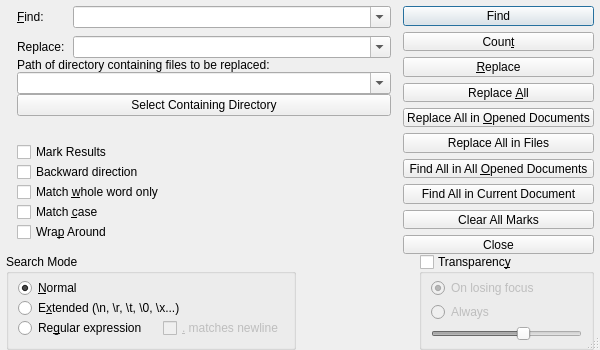
<?xml version="1.0" encoding="UTF-8"?>
<ui version="4.0">
 <class>FindReplaceDialog</class>
 <widget class="QDialog" name="FindReplaceDialog">
  <property name="geometry">
   <rect>
    <x>0</x>
    <y>0</y>
    <width>600</width>
    <height>350</height>
   </rect>
  </property>
  <property name="minimumSize">
   <size>
    <width>600</width>
    <height>350</height>
   </size>
  </property>
  <property name="windowTitle">
   <string>Find</string>
  </property>
  <property name="sizeGripEnabled">
   <bool>true</bool>
  </property>
  <layout class="QVBoxLayout" name="verticalLayout_3">
   <property name="spacing">
    <number>6</number>
   </property>
   <property name="sizeConstraint">
    <enum>QLayout::SetNoConstraint</enum>
   </property>
   <property name="leftMargin">
    <number>0</number>
   </property>
   <property name="topMargin">
    <number>0</number>
   </property>
   <property name="rightMargin">
    <number>0</number>
   </property>
   <property name="bottomMargin">
    <number>0</number>
   </property>
   <item>
    <layout class="QGridLayout" name="gridLayout_2">
     <property name="leftMargin">
      <number>6</number>
     </property>
     <property name="rightMargin">
      <number>6</number>
     </property>
     <property name="spacing">
      <number>0</number>
     </property>
     <item row="3" column="0">
      <layout class="QHBoxLayout" name="horizontalLayout_3">
       <item>
        <widget class="QGroupBox" name="searchMode">
         <property name="sizePolicy">
          <sizepolicy hsizetype="MinimumExpanding" vsizetype="Preferred">
           <horstretch>0</horstretch>
           <verstretch>0</verstretch>
          </sizepolicy>
         </property>
         <property name="minimumSize">
          <size>
           <width>0</width>
           <height>0</height>
          </size>
         </property>
         <property name="title">
          <string>Search Mode</string>
         </property>
         <layout class="QVBoxLayout" name="verticalLayout">
          <property name="spacing">
           <number>0</number>
          </property>
          <property name="topMargin">
           <number>4</number>
          </property>
          <item>
           <widget class="QRadioButton" name="radioNormalSearch">
            <property name="enabled">
             <bool>true</bool>
            </property>
            <property name="sizePolicy">
             <sizepolicy hsizetype="MinimumExpanding" vsizetype="Fixed">
              <horstretch>0</horstretch>
              <verstretch>0</verstretch>
             </sizepolicy>
            </property>
            <property name="text">
             <string>&amp;Normal</string>
            </property>
            <property name="checked">
             <bool>true</bool>
            </property>
           </widget>
          </item>
          <item>
           <widget class="QRadioButton" name="radioExtendedSearch">
            <property name="sizePolicy">
             <sizepolicy hsizetype="MinimumExpanding" vsizetype="Fixed">
              <horstretch>0</horstretch>
              <verstretch>0</verstretch>
             </sizepolicy>
            </property>
            <property name="text">
             <string>E&amp;xtended (\n, \r, \t, \0, \x...)</string>
            </property>
           </widget>
          </item>
          <item>
           <layout class="QHBoxLayout" name="horizontalLayout_4">
            <property name="spacing">
             <number>16</number>
            </property>
            <item>
             <widget class="QRadioButton" name="radioRegexSearch">
              <property name="sizePolicy">
               <sizepolicy hsizetype="Minimum" vsizetype="Fixed">
                <horstretch>0</horstretch>
                <verstretch>0</verstretch>
               </sizepolicy>
              </property>
              <property name="text">
               <string>Re&amp;gular expression</string>
              </property>
             </widget>
            </item>
            <item>
             <widget class="QCheckBox" name="checkBoxRegexMatchesNewline">
              <property name="enabled">
               <bool>false</bool>
              </property>
              <property name="sizePolicy">
               <sizepolicy hsizetype="MinimumExpanding" vsizetype="Fixed">
                <horstretch>0</horstretch>
                <verstretch>0</verstretch>
               </sizepolicy>
              </property>
              <property name="text">
               <string>&amp;. matches newline</string>
              </property>
             </widget>
            </item>
           </layout>
          </item>
         </layout>
        </widget>
       </item>
       <item>
        <spacer name="horizontalSpacer">
         <property name="orientation">
          <enum>Qt::Horizontal</enum>
         </property>
         <property name="sizeHint" stdset="0">
          <size>
           <width>40</width>
           <height>20</height>
          </size>
         </property>
        </spacer>
       </item>
      </layout>
     </item>
     <item row="3" column="1" alignment="Qt::AlignRight">
      <widget class="QGroupBox" name="transparency">
       <property name="sizePolicy">
        <sizepolicy hsizetype="Maximum" vsizetype="Preferred">
         <horstretch>0</horstretch>
         <verstretch>0</verstretch>
        </sizepolicy>
       </property>
       <property name="minimumSize">
        <size>
         <width>175</width>
         <height>0</height>
        </size>
       </property>
       <property name="title">
        <string>Transparenc&amp;y</string>
       </property>
       <property name="checkable">
        <bool>true</bool>
       </property>
       <property name="checked">
        <bool>false</bool>
       </property>
       <layout class="QVBoxLayout" name="verticalLayout_2">
        <property name="spacing">
         <number>4</number>
        </property>
        <property name="topMargin">
         <number>4</number>
        </property>
        <property name="bottomMargin">
         <number>4</number>
        </property>
        <item>
         <widget class="QRadioButton" name="radioOnLosingFocus">
          <property name="text">
           <string>On losing focus</string>
          </property>
          <property name="checked">
           <bool>true</bool>
          </property>
         </widget>
        </item>
        <item>
         <widget class="QRadioButton" name="radioAlways">
          <property name="text">
           <string>Always</string>
          </property>
         </widget>
        </item>
        <item>
         <widget class="QSlider" name="horizontalSlider">
          <property name="minimum">
           <number>20</number>
          </property>
          <property name="maximum">
           <number>100</number>
          </property>
          <property name="sliderPosition">
           <number>70</number>
          </property>
          <property name="orientation">
           <enum>Qt::Horizontal</enum>
          </property>
         </widget>
        </item>
       </layout>
      </widget>
     </item>
     <item row="2" column="1">
      <layout class="QVBoxLayout" name="verticalLayout_4">
       <property name="spacing">
        <number>6</number>
       </property>
       <property name="leftMargin">
        <number>12</number>
       </property>
       <property name="topMargin">
        <number>6</number>
       </property>
       <item>
        <widget class="QPushButton" name="buttonFind">
         <property name="text">
          <string>Find</string>
         </property>
         <property name="autoDefault">
          <bool>false</bool>
         </property>
         <property name="default">
          <bool>true</bool>
         </property>
        </widget>
       </item>
       <item>
        <widget class="QPushButton" name="buttonCount">
         <property name="text">
          <string>Coun&amp;t</string>
         </property>
         <property name="autoDefault">
          <bool>false</bool>
         </property>
        </widget>
       </item>
       <item>
        <widget class="QPushButton" name="buttonReplace">
         <property name="text">
          <string>&amp;Replace</string>
         </property>
        </widget>
       </item>
       <item>
        <widget class="QPushButton" name="buttonReplaceAll">
         <property name="text">
          <string>Replace &amp;All</string>
         </property>
        </widget>
       </item>
       <item>
        <widget class="QPushButton" name="buttonReplaceAllInDocuments">
         <property name="text">
          <string>Replace All in &amp;Opened Documents</string>
         </property>
        </widget>
       </item>
       <item>
        <widget class="QPushButton" name="buttonReplaceAllInFiles">
         <property name="text">
          <string>Replace All in Files</string>
         </property>
        </widget>
       </item>
       <item>
        <widget class="QPushButton" name="buttonFindAllInDocuments">
         <property name="text">
          <string>Find All in All &amp;Opened Documents</string>
         </property>
         <property name="autoDefault">
          <bool>false</bool>
         </property>
        </widget>
       </item>
       <item>
        <widget class="QPushButton" name="buttonFindAllInCurrent">
         <property name="text">
          <string>Find All in Current Document</string>
         </property>
         <property name="autoDefault">
          <bool>false</bool>
         </property>
        </widget>
       </item>
       <item>
        <widget class="QPushButton" name="buttonClearBookmarks">
         <property name="text">
          <string>Clear All Marks</string>
         </property>
        </widget>
       </item>
       <item>
        <widget class="QPushButton" name="buttonClose">
         <property name="text">
          <string>Close</string>
         </property>
         <property name="autoDefault">
          <bool>false</bool>
         </property>
        </widget>
       </item>
       <item>
        <spacer name="verticalSpacer_2">
         <property name="orientation">
          <enum>Qt::Vertical</enum>
         </property>
         <property name="sizeHint" stdset="0">
          <size>
           <width>20</width>
           <height>40</height>
          </size>
         </property>
        </spacer>
       </item>
      </layout>
     </item>
     <item row="2" column="0">
      <layout class="QVBoxLayout" name="verticalLayout_5" stretch="0,0,0,0,0,0">
       <property name="leftMargin">
        <number>11</number>
       </property>
       <property name="topMargin">
        <number>6</number>
       </property>
       <property name="bottomMargin">
        <number>12</number>
       </property>
       <item>
        <layout class="QFormLayout" name="formLayout">
         <property name="sizeConstraint">
          <enum>QLayout::SetNoConstraint</enum>
         </property>
         <property name="fieldGrowthPolicy">
          <enum>QFormLayout::AllNonFixedFieldsGrow</enum>
         </property>
         <property name="labelAlignment">
          <set>Qt::AlignLeading|Qt::AlignLeft|Qt::AlignVCenter</set>
         </property>
         <property name="formAlignment">
          <set>Qt::AlignJustify|Qt::AlignTop</set>
         </property>
         <property name="horizontalSpacing">
          <number>8</number>
         </property>
         <property name="verticalSpacing">
          <number>8</number>
         </property>
         <item row="0" column="0">
          <widget class="QLabel" name="label">
           <property name="text">
            <string>&amp;Find:</string>
           </property>
           <property name="buddy">
            <cstring>comboFind</cstring>
           </property>
          </widget>
         </item>
         <item row="0" column="1">
          <widget class="QComboBox" name="comboFind">
           <property name="sizePolicy">
            <sizepolicy hsizetype="MinimumExpanding" vsizetype="Fixed">
             <horstretch>0</horstretch>
             <verstretch>0</verstretch>
            </sizepolicy>
           </property>
           <property name="editable">
            <bool>true</bool>
           </property>
           <property name="maxCount">
            <number>10</number>
           </property>
           <property name="insertPolicy">
            <enum>QComboBox::NoInsert</enum>
           </property>
          </widget>
         </item>
         <item row="1" column="0">
          <widget class="QLabel" name="labelReplaceWith">
           <property name="enabled">
            <bool>true</bool>
           </property>
           <property name="text">
            <string>Replace:</string>
           </property>
          </widget>
         </item>
         <item row="1" column="1">
          <widget class="QComboBox" name="comboReplace">
           <property name="sizePolicy">
            <sizepolicy hsizetype="MinimumExpanding" vsizetype="Fixed">
             <horstretch>0</horstretch>
             <verstretch>0</verstretch>
            </sizepolicy>
           </property>
           <property name="editable">
            <bool>true</bool>
           </property>
           <property name="maxCount">
            <number>10</number>
           </property>
           <property name="insertPolicy">
            <enum>QComboBox::NoInsert</enum>
           </property>
          </widget>
         </item>
        </layout>
       </item>
       <item>
        <widget class="QLabel" name="labelReplaceinFiles">
         <property name="text">
          <string>Path of directory containing files to be replaced:</string>
         </property>
        </widget>
       </item>
       <item>
        <widget class="QComboBox" name="comboReplaceInFiles">
         <property name="editable">
          <bool>true</bool>
         </property>
        </widget>
       </item>
       <item>
        <widget class="QPushButton" name="buttonFindInFilesSelector">
         <property name="text">
          <string>Select Containing Directory</string>
         </property>
        </widget>
       </item>
       <item>
        <spacer name="verticalSpacer">
         <property name="orientation">
          <enum>Qt::Vertical</enum>
         </property>
         <property name="sizeHint" stdset="0">
          <size>
           <width>20</width>
           <height>40</height>
          </size>
         </property>
        </spacer>
       </item>
       <item>
        <layout class="QVBoxLayout" name="verticalLayout_6">
         <property name="spacing">
          <number>0</number>
         </property>
         <item>
          <widget class="QCheckBox" name="checkBoxMarkRes">
           <property name="text">
            <string>Mark Results</string>
           </property>
          </widget>
         </item>
         <item>
          <widget class="QCheckBox" name="checkBoxBackwardsDirection">
           <property name="text">
            <string>Backward direction</string>
           </property>
          </widget>
         </item>
         <item>
          <widget class="QCheckBox" name="checkBoxMatchWholeWord">
           <property name="text">
            <string>Match &amp;whole word only</string>
           </property>
          </widget>
         </item>
         <item>
          <widget class="QCheckBox" name="checkBoxMatchCase">
           <property name="text">
            <string>Match &amp;case</string>
           </property>
          </widget>
         </item>
         <item>
          <widget class="QCheckBox" name="checkBoxWrapAround">
           <property name="text">
            <string>Wra&amp;p Around</string>
           </property>
          </widget>
         </item>
        </layout>
       </item>
      </layout>
     </item>
    </layout>
   </item>
  </layout>
 </widget>
 <tabstops>
  <tabstop>comboFind</tabstop>
  <tabstop>comboReplace</tabstop>
  <tabstop>radioNormalSearch</tabstop>
  <tabstop>radioExtendedSearch</tabstop>
  <tabstop>radioRegexSearch</tabstop>
  <tabstop>checkBoxRegexMatchesNewline</tabstop>
  <tabstop>buttonFind</tabstop>
  <tabstop>buttonCount</tabstop>
  <tabstop>buttonReplace</tabstop>
  <tabstop>buttonReplaceAll</tabstop>
  <tabstop>buttonFindAllInDocuments</tabstop>
  <tabstop>buttonFindAllInCurrent</tabstop>
  <tabstop>buttonClose</tabstop>
  <tabstop>transparency</tabstop>
  <tabstop>radioOnLosingFocus</tabstop>
  <tabstop>radioAlways</tabstop>
  <tabstop>horizontalSlider</tabstop>
 </tabstops>
 <resources/>
 <connections/>
</ui>
